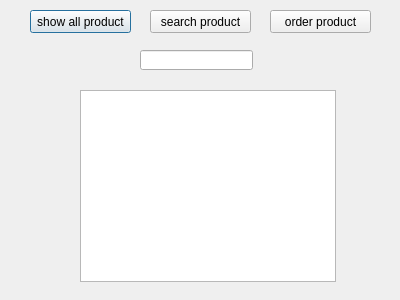
<?xml version="1.0" encoding="UTF-8"?>
<ui version="4.0">
 <class>product</class>
 <widget class="QDialog" name="product">
  <property name="geometry">
   <rect>
    <x>0</x>
    <y>0</y>
    <width>400</width>
    <height>300</height>
   </rect>
  </property>
  <property name="windowTitle">
   <string>Dialog</string>
  </property>
  <widget class="QPushButton" name="show">
   <property name="geometry">
    <rect>
     <x>30</x>
     <y>10</y>
     <width>101</width>
     <height>23</height>
    </rect>
   </property>
   <property name="text">
    <string>show all product</string>
   </property>
  </widget>
  <widget class="QPushButton" name="search">
   <property name="geometry">
    <rect>
     <x>150</x>
     <y>10</y>
     <width>101</width>
     <height>23</height>
    </rect>
   </property>
   <property name="text">
    <string>search product</string>
   </property>
  </widget>
  <widget class="QPushButton" name="order">
   <property name="geometry">
    <rect>
     <x>270</x>
     <y>10</y>
     <width>101</width>
     <height>23</height>
    </rect>
   </property>
   <property name="text">
    <string>order product</string>
   </property>
  </widget>
  <widget class="QLineEdit" name="lineEdit">
   <property name="geometry">
    <rect>
     <x>140</x>
     <y>50</y>
     <width>113</width>
     <height>20</height>
    </rect>
   </property>
  </widget>
  <widget class="QTableView" name="tableView">
   <property name="geometry">
    <rect>
     <x>80</x>
     <y>90</y>
     <width>256</width>
     <height>192</height>
    </rect>
   </property>
  </widget>
 </widget>
 <resources/>
 <connections/>
</ui>
